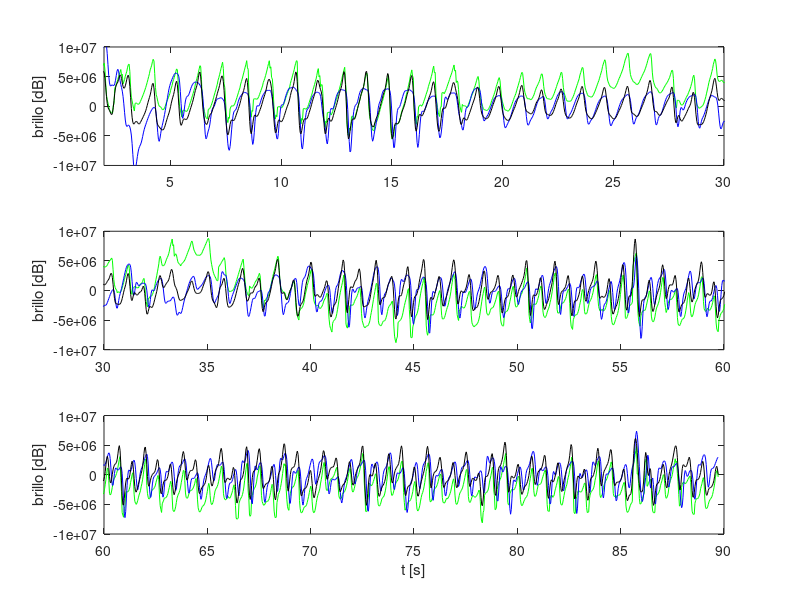

MATLAB code to generate this figure:
clear all;

addpath('/usr/share/octave/packages/signal-1.3.2'); %incluye el specgram

load intensidad_RGB.mat; % brillo, 1 es R, 2 es G, 3 es B.

video_length = length(brillo);

frec_video = 29.37; %frecuencia muestreo video
t_video = 1/(frec_video); %tiempo muestreo video

ejeXvideo = 0 : t_video : ((video_length-1)*t_video);

[b, a] = butter( 5, [0.5/frec_video , 10/frec_video]);

ida_vuelta = filtfilt(b, a, brillo(:,2));
filtrado = filter(b, a, brillo(:,2));

figure;

subplot(3, 1, 1);
title('Senial filtro ida y vuelta');
plot(ejeXvideo, brillo(:,2), 'g');
ylabel('brillo [dB]');
hold on;
%subplot(3, 1, 2);
plot(ejeXvideo, filtrado, 'b');
%subplot(3, 1, 3);
plot(ejeXvideo, ida_vuelta, 'k');
xlim([2 30]);
ylim([-1e+07 1e+07]);

subplot(3, 1, 2);
plot(ejeXvideo, brillo(:,2), 'g');
ylabel('brillo [dB]');
hold on;
%subplot(3, 1, 2);
plot(ejeXvideo, filtrado, 'b');
%subplot(3, 1, 3);
plot(ejeXvideo, ida_vuelta, 'k');
xlim([30 60]);
ylim([-1e+07 1e+07]);

subplot(3, 1, 3);
plot(ejeXvideo, brillo(:,2), 'g');
hold on;
%subplot(3, 1, 2);
plot(ejeXvideo, filtrado, 'b');
%subplot(3, 1, 3);
plot(ejeXvideo, ida_vuelta, 'k');
xlim([60 90]);
ylim([-1e+07 1e+07]);
%%plot( ejeXvideo, brillo(:,2));
xlabel('t [s]');
ylabel('brillo [dB]');
%%legend('Curva simulada','Curva teorica','location','NorthEastOutside');
print -djpg imagenes/punto_7_filtro_ida_vuelta_cardiometro.jpg; %Octave
grid minor;

%DFT_senial_filtrada = fftshift(abs(fft(filtrado)));
%
%f = linspace(-frec_video/2, frec_video/2, video_length);
%
%figure;
%plot( f, DFT_senial_filtrada, 'g');
%xlabel('F [Hz]');
%ylabel('intensidad [modulo]');
%title('DFT de las seniales');
%print -djpg fft_filtrado_cardiometro.jpg; %Octave
%grid minor;
 
